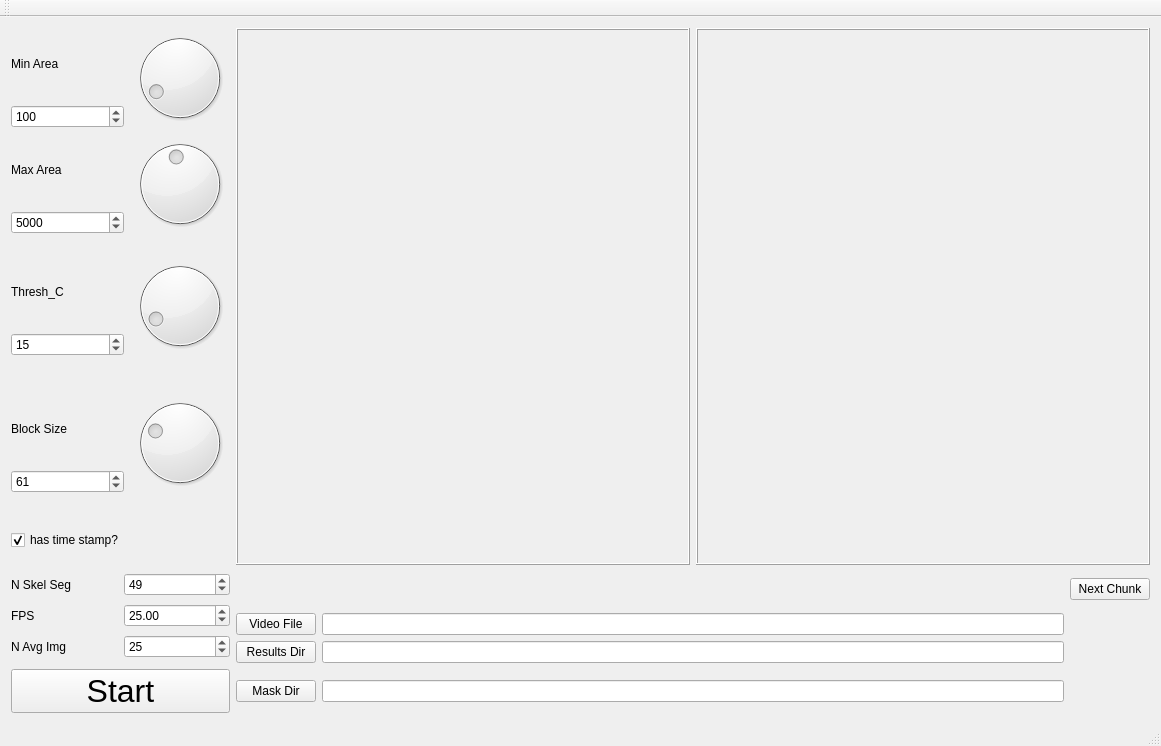
<?xml version="1.0" encoding="UTF-8"?>
<ui version="4.0">
 <class>MainWindow</class>
 <widget class="QMainWindow" name="MainWindow">
  <property name="geometry">
   <rect>
    <x>0</x>
    <y>0</y>
    <width>1161</width>
    <height>746</height>
   </rect>
  </property>
  <property name="windowTitle">
   <string>MainWindow</string>
  </property>
  <widget class="QWidget" name="centralWidget">
   <layout class="QGridLayout" name="gridLayout">
    <item row="3" column="0">
     <layout class="QVBoxLayout" name="verticalLayout_4">
      <item>
       <widget class="QLabel" name="label_2">
        <property name="text">
         <string>Thresh_C</string>
        </property>
       </widget>
      </item>
      <item>
       <widget class="QSpinBox" name="spinBox_thresh_C">
        <property name="minimum">
         <number>-100</number>
        </property>
        <property name="maximum">
         <number>100</number>
        </property>
        <property name="value">
         <number>15</number>
        </property>
       </widget>
      </item>
     </layout>
    </item>
    <item row="18" column="3" colspan="2">
     <widget class="QLineEdit" name="lineEdit_results"/>
    </item>
    <item row="0" column="4" rowspan="11" colspan="2">
     <widget class="QLabel" name="label_mask">
      <property name="sizePolicy">
       <sizepolicy hsizetype="Ignored" vsizetype="Ignored">
        <horstretch>0</horstretch>
        <verstretch>0</verstretch>
       </sizepolicy>
      </property>
      <property name="frameShape">
       <enum>QFrame::Box</enum>
      </property>
      <property name="frameShadow">
       <enum>QFrame::Raised</enum>
      </property>
      <property name="text">
       <string/>
      </property>
     </widget>
    </item>
    <item row="0" column="1">
     <widget class="QDial" name="dial_min_area">
      <property name="maximum">
       <number>1000</number>
      </property>
      <property name="value">
       <number>100</number>
      </property>
     </widget>
    </item>
    <item row="1" column="1">
     <widget class="QDial" name="dial_max_area">
      <property name="minimum">
       <number>500</number>
      </property>
      <property name="maximum">
       <number>10000</number>
      </property>
      <property name="value">
       <number>5000</number>
      </property>
     </widget>
    </item>
    <item row="0" column="0">
     <layout class="QVBoxLayout" name="verticalLayout">
      <item>
       <widget class="QLabel" name="label">
        <property name="text">
         <string>Min Area</string>
        </property>
       </widget>
      </item>
      <item>
       <widget class="QSpinBox" name="spinBox_min_area">
        <property name="maximum">
         <number>1000</number>
        </property>
        <property name="value">
         <number>100</number>
        </property>
       </widget>
      </item>
     </layout>
    </item>
    <item row="3" column="1">
     <widget class="QDial" name="dial_thresh_C">
      <property name="minimum">
       <number>5</number>
      </property>
      <property name="maximum">
       <number>100</number>
      </property>
      <property name="value">
       <number>15</number>
      </property>
     </widget>
    </item>
    <item row="9" column="0">
     <widget class="QCheckBox" name="checkBox_hasTimestamp">
      <property name="text">
       <string>has time stamp?</string>
      </property>
      <property name="checked">
       <bool>true</bool>
      </property>
     </widget>
    </item>
    <item row="6" column="1">
     <widget class="QDial" name="dial_block_size">
      <property name="minimum">
       <number>5</number>
      </property>
      <property name="maximum">
       <number>200</number>
      </property>
      <property name="value">
       <number>61</number>
      </property>
     </widget>
    </item>
    <item row="6" column="0">
     <layout class="QVBoxLayout" name="verticalLayout_3">
      <item>
       <widget class="QLabel" name="label_3">
        <property name="text">
         <string>Block Size</string>
        </property>
       </widget>
      </item>
      <item>
       <widget class="QSpinBox" name="spinBox_block_size">
        <property name="minimum">
         <number>5</number>
        </property>
        <property name="maximum">
         <number>200</number>
        </property>
        <property name="value">
         <number>61</number>
        </property>
       </widget>
      </item>
     </layout>
    </item>
    <item row="1" column="0">
     <layout class="QVBoxLayout" name="verticalLayout_2">
      <item>
       <widget class="QLabel" name="label_4">
        <property name="text">
         <string>Max Area</string>
        </property>
       </widget>
      </item>
      <item>
       <widget class="QSpinBox" name="spinBox_max_area">
        <property name="minimum">
         <number>500</number>
        </property>
        <property name="maximum">
         <number>10000</number>
        </property>
        <property name="value">
         <number>5000</number>
        </property>
       </widget>
      </item>
     </layout>
    </item>
    <item row="19" column="0" colspan="2">
     <widget class="QPushButton" name="pushButton_start">
      <property name="font">
       <font>
        <pointsize>24</pointsize>
       </font>
      </property>
      <property name="mouseTracking">
       <bool>false</bool>
      </property>
      <property name="autoFillBackground">
       <bool>false</bool>
      </property>
      <property name="text">
       <string>Start</string>
      </property>
      <property name="checkable">
       <bool>false</bool>
      </property>
     </widget>
    </item>
    <item row="17" column="2">
     <widget class="QPushButton" name="pushButton_video">
      <property name="text">
       <string>Video File</string>
      </property>
     </widget>
    </item>
    <item row="18" column="2">
     <widget class="QPushButton" name="pushButton_results">
      <property name="text">
       <string>Results Dir</string>
      </property>
     </widget>
    </item>
    <item row="15" column="0" rowspan="4" colspan="2">
     <layout class="QGridLayout" name="gridLayout_3">
      <item row="1" column="1">
       <widget class="QDoubleSpinBox" name="spinBox_fps">
        <property name="value">
         <double>25.000000000000000</double>
        </property>
       </widget>
      </item>
      <item row="1" column="0">
       <widget class="QLabel" name="label_fps">
        <property name="text">
         <string>FPS</string>
        </property>
       </widget>
      </item>
      <item row="2" column="1">
       <widget class="QSpinBox" name="spinBox_buff_size">
        <property name="minimum">
         <number>1</number>
        </property>
        <property name="maximum">
         <number>1000</number>
        </property>
        <property name="value">
         <number>25</number>
        </property>
       </widget>
      </item>
      <item row="2" column="0">
       <widget class="QLabel" name="label_5">
        <property name="text">
         <string>N Avg Img</string>
        </property>
       </widget>
      </item>
      <item row="0" column="1">
       <widget class="QSpinBox" name="spinBox_skelSeg">
        <property name="value">
         <number>49</number>
        </property>
       </widget>
      </item>
      <item row="0" column="0">
       <widget class="QLabel" name="label_skelSeg">
        <property name="text">
         <string>N Skel Seg</string>
        </property>
       </widget>
      </item>
     </layout>
    </item>
    <item row="19" column="2">
     <widget class="QPushButton" name="pushButton_mask">
      <property name="text">
       <string>Mask Dir</string>
      </property>
     </widget>
    </item>
    <item row="0" column="2" rowspan="11" colspan="2">
     <widget class="QLabel" name="label_full">
      <property name="sizePolicy">
       <sizepolicy hsizetype="Ignored" vsizetype="Ignored">
        <horstretch>0</horstretch>
        <verstretch>0</verstretch>
       </sizepolicy>
      </property>
      <property name="frameShape">
       <enum>QFrame::Box</enum>
      </property>
      <property name="frameShadow">
       <enum>QFrame::Raised</enum>
      </property>
      <property name="text">
       <string/>
      </property>
      <property name="wordWrap">
       <bool>false</bool>
      </property>
     </widget>
    </item>
    <item row="19" column="3" colspan="2">
     <widget class="QLineEdit" name="lineEdit_mask">
      <property name="readOnly">
       <bool>true</bool>
      </property>
     </widget>
    </item>
    <item row="15" column="4">
     <spacer name="horizontalSpacer_2">
      <property name="orientation">
       <enum>Qt::Horizontal</enum>
      </property>
      <property name="sizeHint" stdset="0">
       <size>
        <width>40</width>
        <height>20</height>
       </size>
      </property>
     </spacer>
    </item>
    <item row="15" column="3">
     <spacer name="horizontalSpacer_3">
      <property name="orientation">
       <enum>Qt::Horizontal</enum>
      </property>
      <property name="sizeType">
       <enum>QSizePolicy::MinimumExpanding</enum>
      </property>
      <property name="sizeHint" stdset="0">
       <size>
        <width>40</width>
        <height>20</height>
       </size>
      </property>
     </spacer>
    </item>
    <item row="17" column="3" colspan="2">
     <widget class="QLineEdit" name="lineEdit_video"/>
    </item>
    <item row="15" column="5" rowspan="2">
     <widget class="QPushButton" name="pushButton_next">
      <property name="sizePolicy">
       <sizepolicy hsizetype="Maximum" vsizetype="Fixed">
        <horstretch>0</horstretch>
        <verstretch>0</verstretch>
       </sizepolicy>
      </property>
      <property name="text">
       <string>Next Chunk</string>
      </property>
     </widget>
    </item>
   </layout>
  </widget>
  <widget class="QMenuBar" name="menuBar">
   <property name="geometry">
    <rect>
     <x>0</x>
     <y>0</y>
     <width>1161</width>
     <height>22</height>
    </rect>
   </property>
  </widget>
  <widget class="QToolBar" name="mainToolBar">
   <attribute name="toolBarArea">
    <enum>TopToolBarArea</enum>
   </attribute>
   <attribute name="toolBarBreak">
    <bool>false</bool>
   </attribute>
  </widget>
  <widget class="QStatusBar" name="statusBar"/>
 </widget>
 <layoutdefault spacing="6" margin="11"/>
 <resources/>
 <connections/>
</ui>
